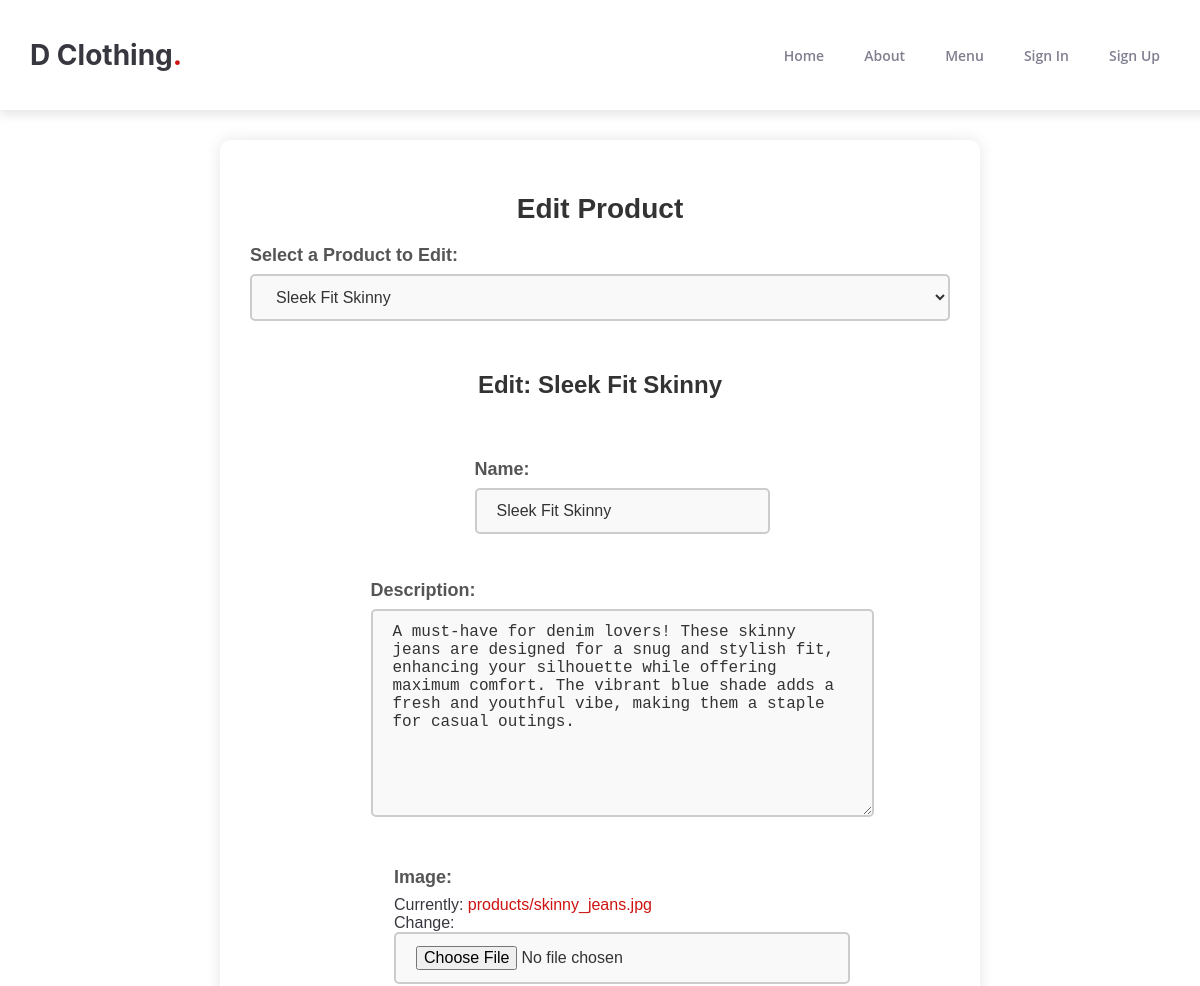
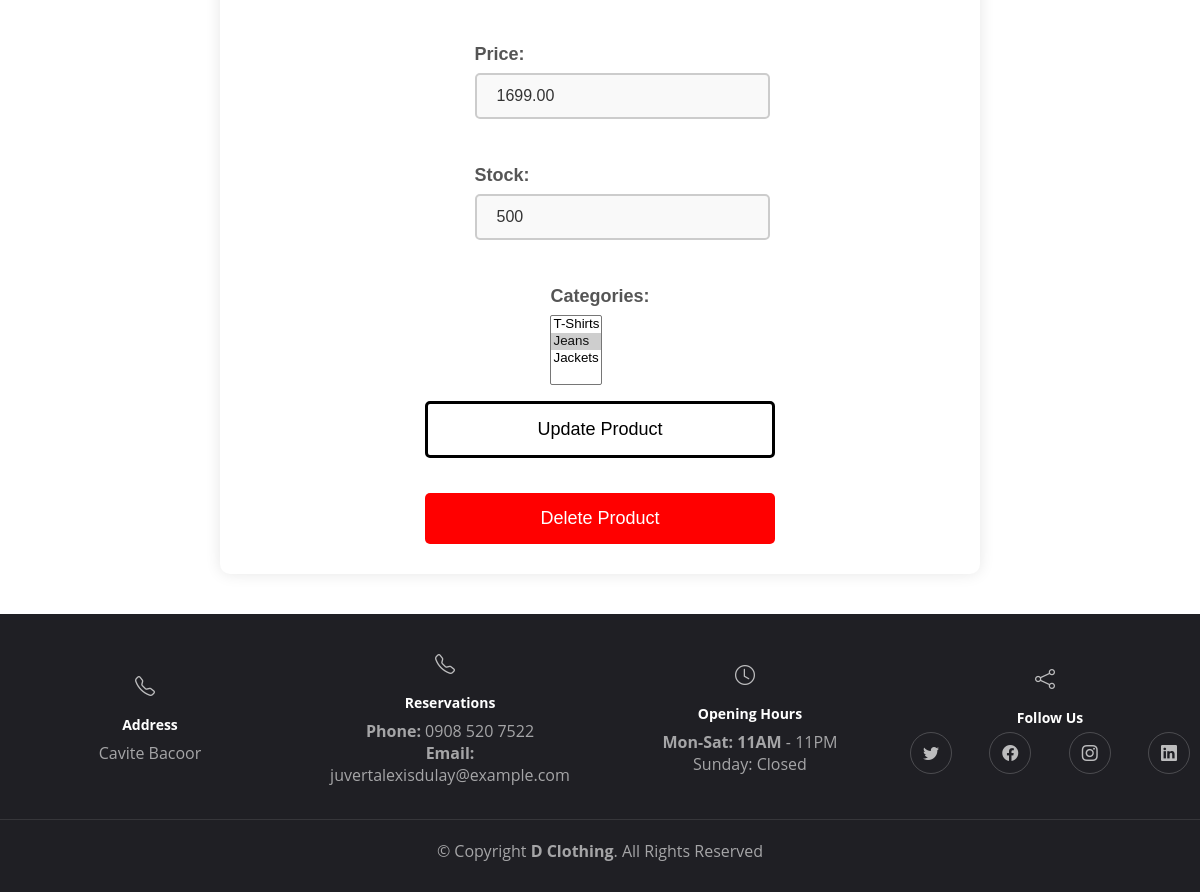
Page /product/edit/2/ on the committed database (2 pictures, top to bottom).
### app/models.py (models this page shows, shortened)
class Product(models.Model):
    name = models.CharField(max_length=100)
    description = models.TextField(blank=True)
    image = models.ImageField(upload_to='products/', default='default.jpg')
    price = models.DecimalField(max_digits=10, decimal_places=2)
    stock = models.PositiveIntegerField()
    categories = models.ManyToManyField(Category, related_name='products')

class Category(models.Model):
    name = models.CharField(max_length=100)
    description = models.TextField(blank=True, null=True)
    def __str__(self):
        return self.name

### app/views.py (the view, shortened to what this page needs)
# urls.py: path('product/edit/<int:pk>/', EditProductView.as_view(), name='edit_product'),
class EditProductView(View):
    def get(self, request, pk=None):
        if pk:
            selected_product = get_object_or_404(Product, pk=pk)
            form = ProductForm(instance=selected_product)
        else:
            selected_product = None
            form = ProductForm()
        context = {
            'products': Product.objects.all(),
            'selected_product': selected_product,
            'form': form,
        }
        return render(request, 'app/edit_product.html', context)

### app/views.py
class ProductForm(forms.ModelForm):
    class Meta:
        model = Product
        fields = ['name', 'description', 'image', 'price', 'stock', 'categories']

### app/templates/app/edit_product.html (shortened to what this page needs)
{% extends 'app/base.html' %}
{% load static %}
{% block content %}
<link rel="stylesheet" href="{% static 'css/edit_product.css' %}">
<div class="edit-product-container">
    <h2>Edit Product</h2>
    <div class="form-container">
        <form method="get">
            <label for="product">Select a Product to Edit:</label>
            <select name="product" id="product" class="product-dropdown" onchange="window.location.href=this.value">
                {% for product in products %}
                    <option value="{% url 'edit_product' pk=product.pk %}" {% if product.pk == selected_product.pk %}selected{% endif %}>
                        {{ product.name }}
                    </option>
                {% endfor %}
            </select>
        </form>
        {% if selected_product %}
            <h3>Edit: {{ selected_product.name }}</h3>
            <div class="form-wrapper">
                <form method="post" enctype="multipart/form-data" class="product-form">
                    {{ form.as_p }}
                    <button type="submit" class="submit-button">Update Product</button>
                </form>
                <form method="post" action="{% url 'delete_product' pk=selected_product.pk %}"
                      onsubmit="return confirm('Are you sure you want to delete this product?');" class="delete-form">
                    <button type="submit" class="delete-button">Delete Product</button>
                </form>
            </div>
        {% endif %}
    </div>
</div>
{% endblock %}

### static/css/base.css (style rules this page uses)
body { font-family: var(--font-default); color: var(--color-default); }

### static/css/navbar.css (style rules this page uses)
:root { --font-default: "Open Sans", system-ui, -apple-system, "Segoe UI", Roboto, "Helvetica Neue", Arial, "Noto Sans", "Liberation Sans", sans-serif; --font-secondary: "Inter", sans-serif; --color-primary: #ce1212; --color-secondary: #37373f; --color-background: #ffffff; --color-text-light: #7f7f90; --color-hover: #ec2727; }
body { font-family: var(--font-default); color: var(--color-secondary); background-color: var(--color-background); margin: 0; padding: 0; }
a { color: var(--color-primary); text-decoration: none; transition: color 0.3s ease; }

### static/css/edit_product.css (style rules this page uses)
.edit-product-container { max-width: 700px; margin: 40px auto; padding: 30px; background: white; border-radius: 10px; box-shadow: 0 0 15px rgba(0, 0, 0, 0.1); font-family: Arial, sans-serif; margin-top: 140px; }
.edit-product-container h2 { text-align: center; font-size: 28px; margin-bottom: 20px; color: #333; }
.form-container { margin-top: 20px; }
label { font-size: 18px; margin-bottom: 8px; display: block; font-weight: 600; color: #555; }
.product-dropdown { width: 100%; padding: 12px 20px; margin-bottom: 20px; border: 2px solid #ccc; border-radius: 5px; font-size: 16px; background-color: #f9f9f9; color: #333; cursor: pointer; transition: border 0.3s ease-in-out; }
h3 { font-size: 24px; color: #333; margin-top: 30px; text-align: center; }
form { margin-top: 20px; }
form p { font-size: 16px; margin-bottom: 15px; }
input[type="text"], input[type="number"], input[type="file"], textarea { width: 100%; padding: 12px 20px; margin-bottom: 15px; border: 2px solid #ccc; border-radius: 5px; font-size: 16px; background-color: #f9f9f9; color: #333; transition: border 0.3s ease-in-out; }
.form-wrapper { display: flex; flex-direction: column; align-items: center; justify-content: center; gap: 15px; margin-top: 20px; width: 100%; }
.product-form, .delete-form { display: flex; flex-direction: column; align-items: center; width: 100%; }
.submit-button, .delete-button { width: 50%; padding: 15px; font-size: 18px; border: none; border-radius: 5px; cursor: pointer; transition: background-color 0.3s; text-align: center; }
.submit-button { background-color: white; color: black; border: solid black; }
.delete-button { background-color: red; color: white; }

### rows in the picture
Product: name "Sleek Fit Skinny", description "A must-have for denim lovers! These skinny jeans are designed for a snug and stylish fit, enhancing your silhouette while offering maximum comfort. The vibrant blue shade adds a fresh and youthful vibe, making them a staple for casual outings.", price "1699.00", stock "500"

### other values in the picture
form field product "Sleek Fit Skinny"
